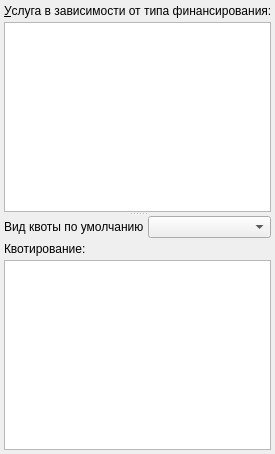
     <widget class="QWidget" name="tabPayment">
      <attribute name="title">
       <string>Услуги/Квотирование</string>
      </attribute>
      <layout class="QGridLayout" name="gridLayout_7">
       <property name="margin">
        <number>4</number>
       </property>
       <property name="spacing">
        <number>4</number>
       </property>
       <item row="0" column="0">
        <widget class="QSplitter" name="splitter">
         <property name="orientation">
          <enum>Qt::Vertical</enum>
         </property>
         <widget class="QWidget" name="pnlServices" native="true">
          <layout class="QGridLayout" name="gridLayout_5">
           <property name="margin">
            <number>0</number>
           </property>
           <property name="spacing">
            <number>4</number>
           </property>
           <item row="0" column="0">
            <widget class="QLabel" name="lblServiceByFinanceType">
             <property name="sizePolicy">
              <sizepolicy hsizetype="Maximum" vsizetype="Preferred">
               <horstretch>0</horstretch>
               <verstretch>0</verstretch>
              </sizepolicy>
             </property>
             <property name="text">
              <string>&amp;Услуга в зависимости от типа финансирования:</string>
             </property>
             <property name="buddy">
              <cstring>tblServiceByFinanceType</cstring>
             </property>
            </widget>
           </item>
           <item row="1" column="0">
            <widget class="CInDocTableView" name="tblServiceByFinanceType"/>
           </item>
          </layout>
         </widget>
         <widget class="QWidget" name="pnlQuota" native="true">
          <layout class="QGridLayout" name="gridLayout_6">
           <property name="margin">
            <number>0</number>
           </property>
           <property name="spacing">
            <number>4</number>
           </property>
           <item row="0" column="0">
            <widget class="QLabel" name="lblDefaultQuotaType">
             <property name="sizePolicy">
              <sizepolicy hsizetype="Maximum" vsizetype="Preferred">
               <horstretch>0</horstretch>
               <verstretch>0</verstretch>
              </sizepolicy>
             </property>
             <property name="text">
              <string>Вид квоты по умолчанию</string>
             </property>
             <property name="buddy">
              <cstring>cmbQuotaType</cstring>
             </property>
            </widget>
           </item>
           <item row="0" column="1">
            <widget class="CRBComboBox" name="cmbQuotaType"/>
           </item>
           <item row="1" column="0">
            <widget class="QLabel" name="lblQuotaType">
             <property name="text">
              <string>Квотирование:</string>
             </property>
             <property name="buddy">
              <cstring>tblQuotaType</cstring>
             </property>
            </widget>
           </item>
           <item row="2" column="0" colspan="2">
            <widget class="CInDocTableView" name="tblQuotaType"/>
           </item>
          </layout>
         </widget>
        </widget>
       </item>
      </layout>
     </widget>
